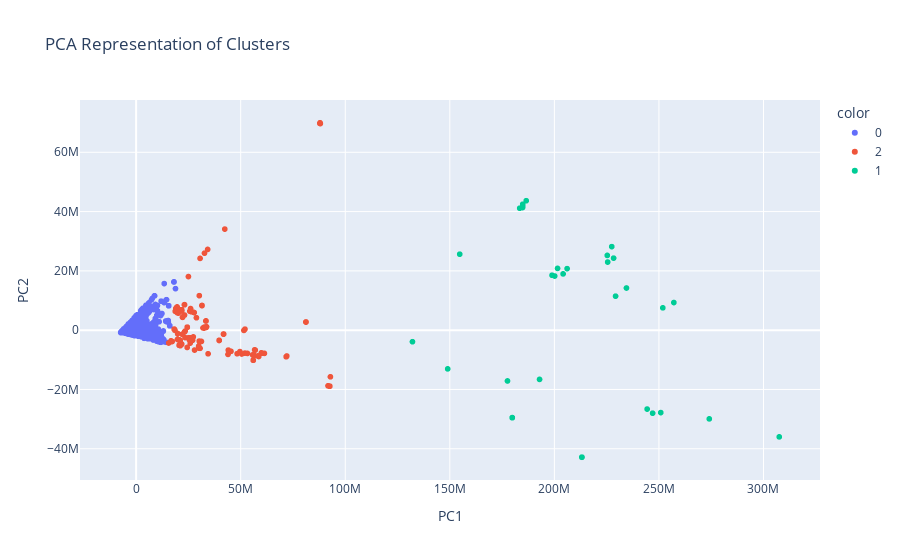

Write notebook code for a chart like this one.
### Code cell
# Create scatter plot of `PC2` vs `PC1`
fig = px.scatter(
    data_frame=X_pca,
    x="PC1",
    y="PC2",
    color=labels.astype(str),
    title="PCA Representation of Clusters"
    
)
fig.update_layout(xaxis_title="PC1", yaxis_title="PC2")
# Don't delete the code below 👇
fig.write_image("images/scatter_PC2vPC1.png", scale=1, height=500, width=700)

fig.show()

### Figure 1 — Plotly figure (JSON) as saved in the notebook; plotly's stock layout.template omitted (floating-point values rounded to 4 significant figures; data arrays with more than 128 entries replaced by an {"elided": "..."} marker saying what was removed)
{"data": [{"hovertemplate": "color=0<br>PC1=%{x}<br>PC2=%{y}<extra></extra>", "legendgroup": "0", "marker": {"color": "#636efa", "symbol": "circle"}, "mode": "markers", "name": "0", "showlegend": true, "type": "scattergl", "x": {"elided": "4132 float values"}, "xaxis": "x", "y": {"elided": "4132 float values"}, "yaxis": "y"}, {"hovertemplate": "color=2<br>PC1=%{x}<br>PC2=%{y}<extra></extra>", "legendgroup": "2", "marker": {"color": "#EF553B", "symbol": "circle"}, "mode": "markers", "name": "2", "showlegend": true, "type": "scattergl", "x": {"elided": "194 float values"}, "xaxis": "x", "y": {"elided": "194 float values"}, "yaxis": "y"}, {"hovertemplate": "color=1<br>PC1=%{x}<br>PC2=%{y}<extra></extra>", "legendgroup": "1", "marker": {"color": "#00cc96", "symbol": "circle"}, "mode": "markers", "name": "1", "showlegend": true, "type": "scattergl", "x": [247000000.0, 250900000.0, 244300000.0, 307500000.0, 274100000.0, 186500000.0, 184800000.0, 184800000.0, 183400000.0, 184800000.0, 234500000.0, 251900000.0, 229300000.0, 154700000.0, 257200000.0, 149000000.0, 132200000.0, 177600000.0, 192900000.0, 204200000.0, 201500000.0, 206100000.0, 198900000.0, 200200000.0, 179900000.0, 179900000.0, 179900000.0, 179900000.0, 179900000.0, 225300000.0, 228300000.0, 227400000.0, 225500000.0, 213200000.0, 213200000.0, 213100000.0, 213100000.0, 213200000.0], "xaxis": "x", "y": [-28000000.0, -27790000.0, -26610000.0, -35980000.0, -29920000.0, 43660000.0, 41840000.0, 41370000.0, 41140000.0, 42460000.0, 14230000.0, 7531000.0, 11480000.0, 25630000.0, 9329000.0, -13050000.0, -3893000.0, -17130000.0, -16600000.0, 18980000.0, 20830000.0, 20760000.0, 18530000.0, 18270000.0, -29510000.0, -29510000.0, -29510000.0, -29510000.0, -29510000.0, 25220000.0, 24300000.0, 28190000.0, 22970000.0, -42860000.0, -42850000.0, -42840000.0, -42850000.0, -42830000.0], "yaxis": "y"}], "layout": {"legend": {"title": {"text": "color"}, "tracegroupgap": 0}, "title": {"text": "PCA Representation of Clusters"}, "xaxis": {"anchor": "y", "domain": [0, 1], "title": {"text": "PC1"}}, "yaxis": {"anchor": "x", "domain": [0, 1], "title": {"text": "PC2"}}}}
